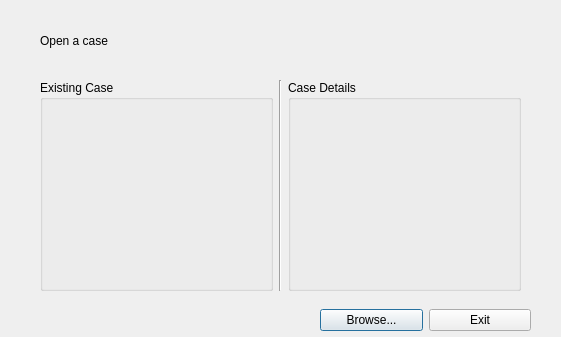
<?xml version="1.0" encoding="UTF-8"?>
<ui version="4.0">
 <class>Dialog</class>
 <widget class="QDialog" name="Dialog">
  <property name="geometry">
   <rect>
    <x>0</x>
    <y>0</y>
    <width>561</width>
    <height>337</height>
   </rect>
  </property>
  <property name="windowTitle">
   <string>Dialog</string>
  </property>
  <widget class="QWidget" name="horizontalLayoutWidget">
   <property name="geometry">
    <rect>
     <x>30</x>
     <y>70</y>
     <width>501</width>
     <height>231</height>
    </rect>
   </property>
   <layout class="QHBoxLayout" name="horizontalLayout" stretch="0,0,0">
    <property name="leftMargin">
     <number>10</number>
    </property>
    <property name="topMargin">
     <number>10</number>
    </property>
    <property name="rightMargin">
     <number>10</number>
    </property>
    <property name="bottomMargin">
     <number>10</number>
    </property>
    <item>
     <widget class="QGroupBox" name="groupBox">
      <property name="title">
       <string>Existing Case</string>
      </property>
     </widget>
    </item>
    <item>
     <widget class="Line" name="line">
      <property name="orientation">
       <enum>Qt::Vertical</enum>
      </property>
     </widget>
    </item>
    <item>
     <widget class="QGroupBox" name="groupBox_2">
      <property name="title">
       <string>Case Details</string>
      </property>
      <zorder>groupBox</zorder>
     </widget>
    </item>
   </layout>
  </widget>
  <widget class="QWidget" name="verticalLayoutWidget">
   <property name="geometry">
    <rect>
     <x>320</x>
     <y>300</y>
     <width>211</width>
     <height>41</height>
    </rect>
   </property>
   <layout class="QHBoxLayout" name="horizontalLayout_2">
    <item>
     <widget class="QPushButton" name="pushButton">
      <property name="text">
       <string>Browse...</string>
      </property>
     </widget>
    </item>
    <item>
     <widget class="QPushButton" name="pushButton_2">
      <property name="text">
       <string>Exit</string>
      </property>
     </widget>
    </item>
   </layout>
  </widget>
  <widget class="QLabel" name="label">
   <property name="geometry">
    <rect>
     <x>40</x>
     <y>20</y>
     <width>251</width>
     <height>41</height>
    </rect>
   </property>
   <property name="text">
    <string>Open a case</string>
   </property>
  </widget>
 </widget>
 <resources/>
 <connections/>
</ui>
